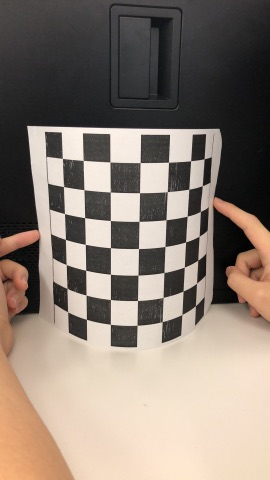
#> input picture board8.jpg, 270 x 480 px
$ python -i chessboardPoints.py   (imports and definitions only)
#> lines starting #> are read from the running program, lines starting #| are printed output that depends on the picture; after the words box and inside, x2 and y2 are one past the last pixel; in counts of white or black regions, pixels touching at a corner belong together
#> further down, picture is the input picture: shape (480, 270, 3); mean B, G, R 114.8, 125.4, 138.3
import math
import glob
import webbrowser
import argparse
import sys
import numpy as np
import sys
import cv2

# termination criteria
criteria = (cv2.TERM_CRITERIA_EPS + cv2.TERM_CRITERIA_MAX_ITER, 30, 0.001)

# prepare object points, like (0,0,0), (1,0,0), (2,0,0) ....,(6,5,0)
objp = np.zeros((6*7,3), np.float32)
objp[:,:2] = np.mgrid[0:7,0:6].T.reshape(-1,2)

# Arrays to store object points and image points from all the images.
objpoints = [] # 3d point in real world space
imgpoints = [] # 2d points in image plane.


# orb = cv2.ORB_create()

# #images = glob.glob('board1.jpg')


#clahe = cv2.createCLAHE();
#clahe.apply(img, img)
#corners

# kp_grayframe = orb.detect(gray, None)

# # Find the chess board corners


# img2 = cv2.drawKeypoints(img,kp_grayframe, img)

# cv2.imshow('img',img2)

# If found, add object points, image points (after refining them)
#

    # Draw and display the corners


#corners2 = cv2.cornerSubPix(gray,corners,(11,11),(-1,-1),criteria)
#imgpoints.append(corners2)

#(thresh, im_bw) = cv2.threshold(gray, 128, 255, cv2.THRESH_BINARY | cv2.THRESH_OTSU)
def getChessboardCorners(img):
    DEFAULT_WIDTH = 500
    #img = cv2.imread('board6.jpg')
    gray = cv2.cvtColor(img,cv2.COLOR_BGR2GRAY)
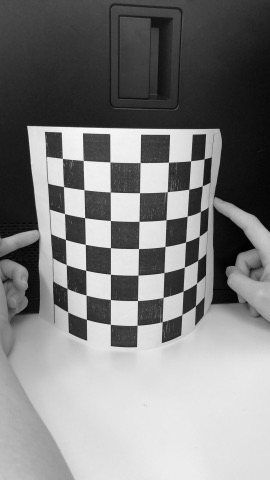
#> gray: shape (480, 270); min 0, max 249, mean 128.1
    thresh = 127
    im_bw = cv2.threshold(gray, thresh, 255, cv2.THRESH_BINARY)[1]
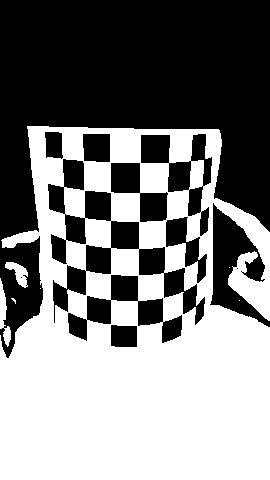
#> im_bw: shape (480, 270); 50.3% white; 12 black regions (2 under 20 px), largest, box (x1, y1, x2, y2) and area: (0, 0, 270, 358) 45324, (48, 159, 205, 325) 6394, (210, 203, 270, 327) 3213
    cv2.imshow("bw", im_bw)

    height, width = gray.shape[:2]
#> height = 480; width = 270

    scaleFactor0 = DEFAULT_WIDTH/width
#> scaleFactor0 = 1.85

    gray1 = cv2.resize(im_bw, None, fx=scaleFactor0, fy=scaleFactor0, interpolation = cv2.INTER_LINEAR)
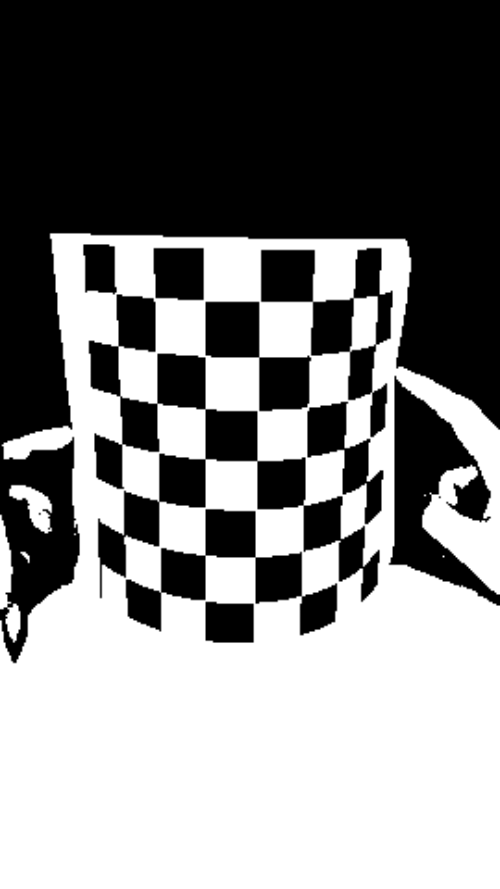
#> gray1: shape (889, 500); min 0, max 255, mean 128.2
    img1 = cv2.resize(img, None, fx=scaleFactor0, fy=scaleFactor0, interpolation = cv2.INTER_LINEAR)
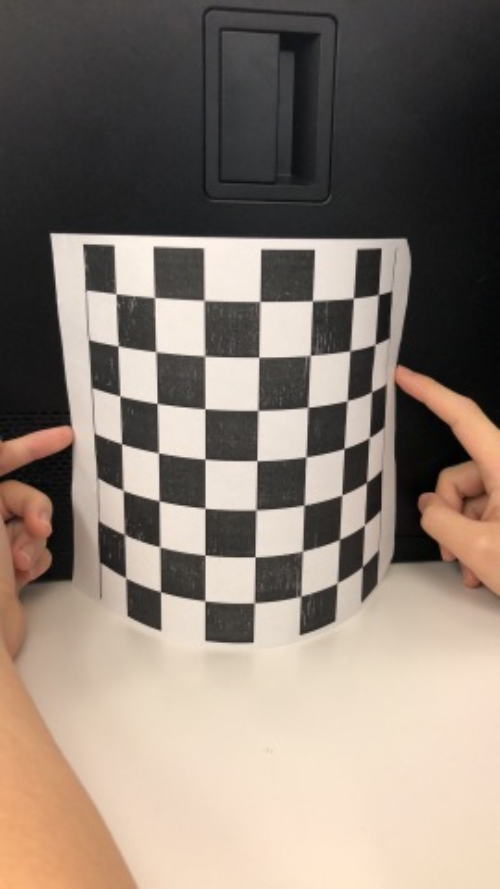
#> img1: shape (889, 500, 3); mean B, G, R 114.7, 125.3, 138.2
    dimensions = (7,7)
    ret, corners = cv2.findChessboardCorners(gray1, dimensions , None)
#> ret = True; corners = 49 rows, first 8: [115.4, 293.3], [154.1, 297.7], [205.1, 301.4], [259.7, 301.3], [312.5, 301.3], [353.2, 297.6], [377.2, 295.9], [118, 345.8]
    cv2.drawChessboardCorners(img1, dimensions, corners , ret)
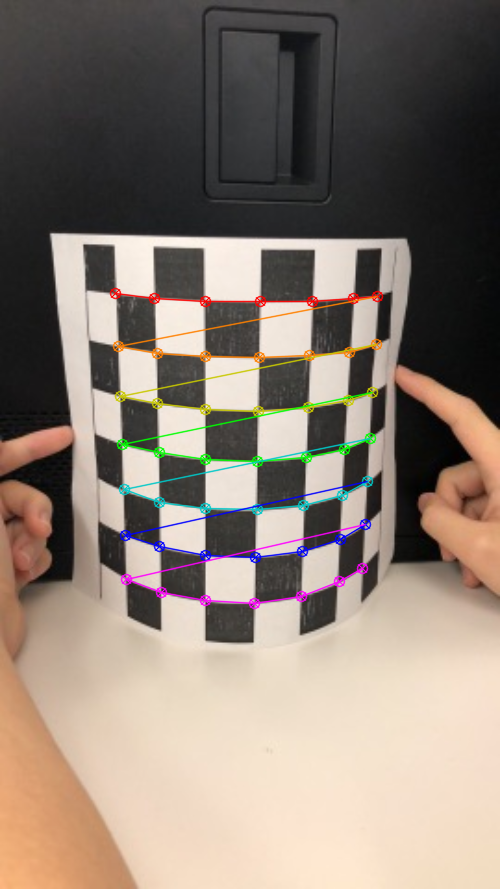
#> img1: shape (889, 500, 3); 2.97% of pixels changed, all inside (x1, y1, x2, y2) = (109, 287, 384, 610)
    corners = getHom2DMat(corners, img1)
    return img1[::-1], corners

def getHom2DMat(corners, img):
    height = img.shape[0]
#> height = 889
    num_pnts = corners.shape[0]
#> num_pnts = 49
    board_hom = np.zeros(num_pnts*3)
#> board_hom = 147 values from 0 to 0
    board_hom = np.reshape(board_hom, (3, num_pnts))

    for i in range(0, num_pnts):
        board_hom[0,i] = corners[i, 0, 0] #x
        board_hom[1,i] = height-corners[i, 0, 1] #y
        board_hom[2,i] = 1 #w


    return board_hom


# [13 lines not run here, left out]
# [34 lines of commented-out code are left out]

>>> import cv2
>>> picture = cv2.imread('board8.jpg')
>>> result = getChessboardCorners(picture)
